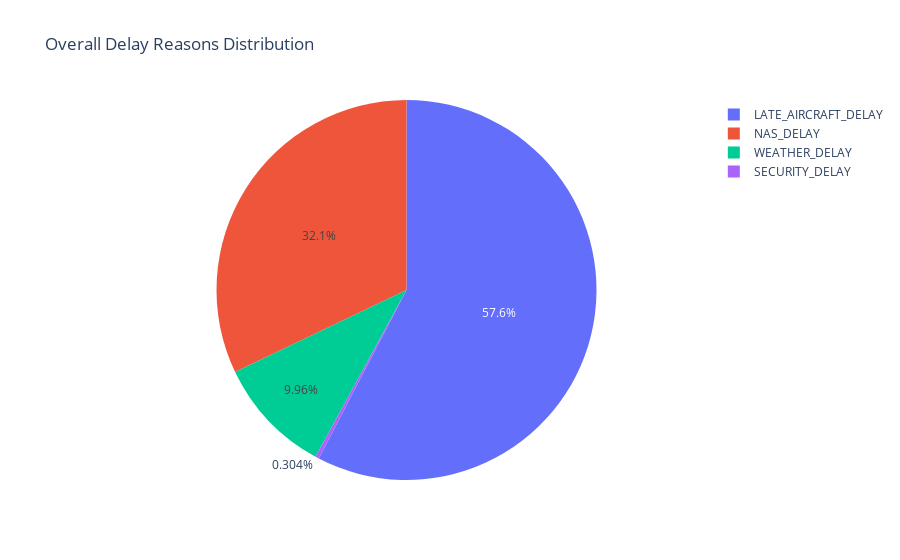

The notebook cell saved with this chart:
### Markdown cell above
Most of the reasons for overall delays are due to the same flight arriving at a previous airport late (domino effect).

### Code cell
fig = px.pie(values = delay_reason.sum(), names=delay_reason.sum().index, title='Overall Delay Reasons Distribution')
fig.show()

### Figure 1 — Plotly figure (JSON) as saved in the notebook; plotly's stock layout.template omitted (floating-point values rounded to 4 significant figures)
{"data": [{"domain": {"x": [0, 1], "y": [0, 1]}, "hovertemplate": "label=%{label}<br>value=%{value}<extra></extra>", "labels": ["WEATHER_DELAY", "NAS_DELAY", "SECURITY_DELAY", "LATE_AIRCRAFT_DELAY"], "legendgroup": "", "name": "", "showlegend": true, "type": "pie", "values": [565923, 1824646, 17285, 3276418]}], "layout": {"legend": {"tracegroupgap": 0}, "title": {"text": "Overall Delay Reasons Distribution"}}}
